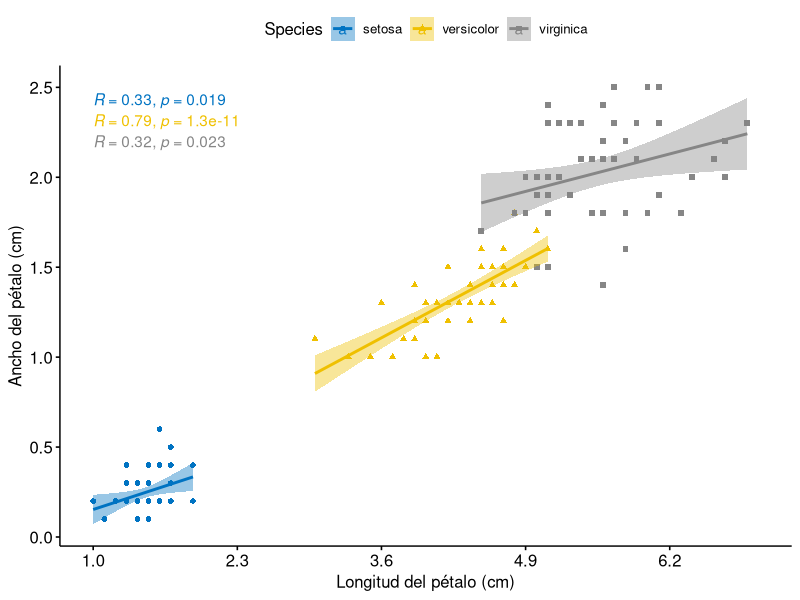
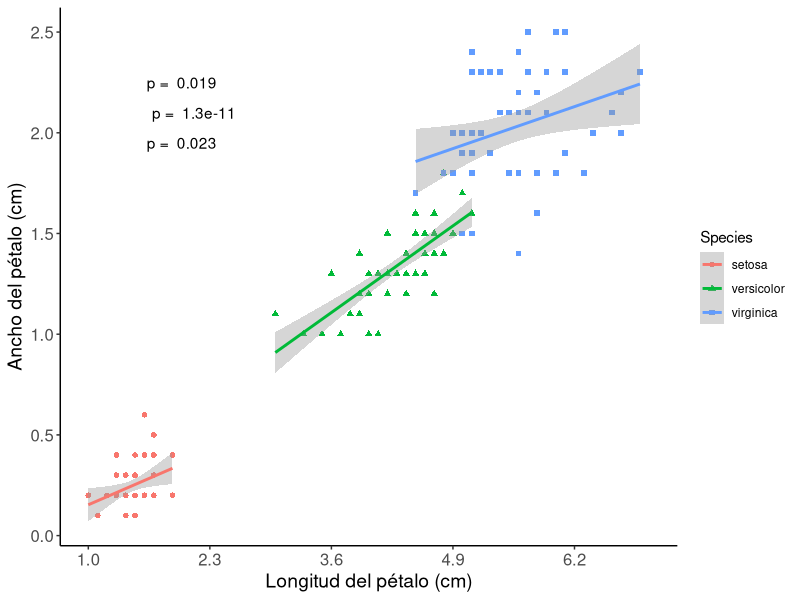

R code for these plots, in order: (Note: this script raises an error after producing the figures.)
#Paqueterías----
library(ggplot2)
library(ggpubr)

#Scatterplot con ggpubr----
ggscatter(data = iris, 
          x = "Petal.Length", 
          y = "Petal.Width",
          color = "Species",
          palette = "jco",
          shape = "Species",
          add = "reg.line",
          conf.int = TRUE,
          size = 1.6, 
          xlab = "Longitud del pétalo (cm)",
          ylab = "Ancho del pétalo (cm)") +
  stat_cor(aes(color = Species), method = "pearson") +
  coord_cartesian(xlim = c(1,7)) +
  scale_x_continuous(breaks = seq(1,7,1.3))
            

#Es posible realizar el mismo procedimiento con ggplot2,
#sin embargo, dicho procedimiento implica realizar paso a
#paso la estadística. A continuación se muestra

#Realizar regresión de los datos

#Extraer los datos de cada especie y guardarlos 
#en una variable nueva
df_setosa <- iris[iris$Species == "setosa",]
df_versicolor <- iris[iris$Species == "versicolor",]
df_virginica <- iris[iris$Species == "virginica",]

#Obtener coeficiente de correlación de Pearson
t1 <- cor.test(x = df_setosa$Petal.Length, y = df_setosa$Petal.Width, 
         method = "pearson")
t2 <- cor.test(x = df_versicolor$Petal.Length, y = df_versicolor$Petal.Width, 
         method = "pearson")
t3 <- cor.test(x = df_virginica$Petal.Length, y = df_virginica$Petal.Width)

#Construir gráfico
ggplot(data = iris, aes(x = Petal.Length, y = Petal.Width, 
                        color = Species, shape = Species)) +
  geom_point(size = 1.6) +
  geom_smooth(method = "lm") +
  theme_classic() +
  labs(x = "Longitud del pétalo (cm)", 
       y = "Ancho del pétalo (cm)") +
  theme(axis.title = element_text(size = 14),
        axis.text = element_text(size = 12)) +
  coord_cartesian(xlim = c(1,7)) +
  scale_x_continuous(breaks = seq(1,7,1.3)) +
  #Agregar coeficientes
  annotate(geom = "text", x = 2, y = 2.25, 
           label = paste("p = ", round(t1[[3]], digits = 3))) +
  annotate(geom = "text", x = 2.13, y = 2.10, 
           label = paste("p = ", signif(t2[[3]], digits = 2))) +
  annotate(geom = "text", x = 2, y = 1.95, 
           label = paste("p = ", round(t3[[3]], digits = 3)))
  

#Boxplot con ggpubr----
ggboxplot(data = CO2, 
          x = "conc", 
          y = "uptake", 
          fill = "conc",
          palette = "PuBu",
          add = "jitter",
          xlab = expression(paste("CO"[2], " (mL/L)")),
          ylab = expression(paste("CO"[2]," (", mu, "mol/m"^2, ")"))) +
  theme(legend.position = element_blank()) +
  stat_compare_means() +
  coord_cartesian(ylim = c(10, 45)) +
  scale_y_continuous(breaks = seq(10, 45, 5))





